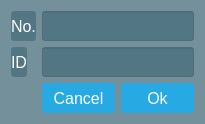
<?xml version="1.0" encoding="UTF-8"?>
<ui version="4.0">
 <class>EditDbDialog</class>
 <widget class="QDialog" name="EditDbDialog">
  <property name="geometry">
   <rect>
    <x>0</x>
    <y>0</y>
    <width>205</width>
    <height>122</height>
   </rect>
  </property>
  <property name="windowTitle">
   <string>Dialog</string>
  </property>
  <property name="styleSheet">
   <string notr="true">QWidget
{
	background:  rgba(32, 80, 96, 100);
	color: white;
}

QLabel, QCheckBox
{ 
	color: white; 
	border-radius: 3px;
}


QPushButton, QComboBox
{
	color: white;
	background-color: #27a9e3;
	border-width: 0px;
	border-radius: 3px;
}

QPushButton:hover, QComboBox:hover, QPushButton:checked{ background-color: #66c011; }

QTableView
{
	background:  rgba(32, 80, 96, 100);
	color: white;
}

QHeaderView::section { color:black }</string>
  </property>
  <layout class="QFormLayout" name="formLayout_2">
   <item row="0" column="0">
    <widget class="QLabel" name="numberLabel">
     <property name="minimumSize">
      <size>
       <width>0</width>
       <height>30</height>
      </size>
     </property>
     <property name="font">
      <font>
       <pointsize>12</pointsize>
      </font>
     </property>
     <property name="text">
      <string>No.</string>
     </property>
    </widget>
   </item>
   <item row="1" column="0">
    <widget class="QLabel" name="identifierLabel">
     <property name="minimumSize">
      <size>
       <width>0</width>
       <height>30</height>
      </size>
     </property>
     <property name="font">
      <font>
       <pointsize>12</pointsize>
      </font>
     </property>
     <property name="text">
      <string>ID</string>
     </property>
    </widget>
   </item>
   <item row="0" column="1">
    <widget class="QLineEdit" name="numberLineEdit">
     <property name="minimumSize">
      <size>
       <width>0</width>
       <height>30</height>
      </size>
     </property>
     <property name="font">
      <font>
       <pointsize>12</pointsize>
      </font>
     </property>
    </widget>
   </item>
   <item row="1" column="1">
    <widget class="QLineEdit" name="idLineEdit">
     <property name="minimumSize">
      <size>
       <width>0</width>
       <height>30</height>
      </size>
     </property>
     <property name="font">
      <font>
       <pointsize>12</pointsize>
      </font>
     </property>
    </widget>
   </item>
   <item row="2" column="1">
    <layout class="QHBoxLayout" name="horizontalLayout">
     <item>
      <widget class="QPushButton" name="cancelBtn">
       <property name="minimumSize">
        <size>
         <width>0</width>
         <height>30</height>
        </size>
       </property>
       <property name="font">
        <font>
         <pointsize>12</pointsize>
        </font>
       </property>
       <property name="text">
        <string>Cancel</string>
       </property>
      </widget>
     </item>
     <item>
      <widget class="QPushButton" name="okBtn">
       <property name="minimumSize">
        <size>
         <width>0</width>
         <height>30</height>
        </size>
       </property>
       <property name="font">
        <font>
         <pointsize>12</pointsize>
        </font>
       </property>
       <property name="text">
        <string>Ok</string>
       </property>
      </widget>
     </item>
    </layout>
   </item>
  </layout>
 </widget>
 <resources/>
 <connections/>
</ui>
